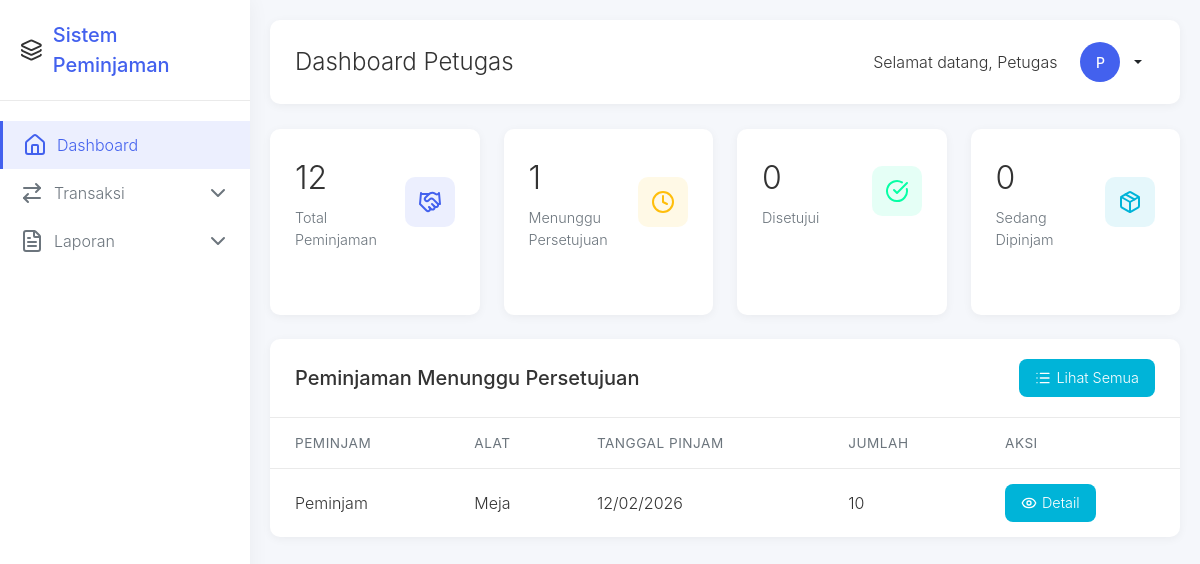
/petugas/dashboard.php (signed in), run on the app's committed database.
### tables this page shows
CREATE TABLE `peminjaman` (
  `id` int(11) NOT NULL,
  `user_id` int(11) NOT NULL,
  `alat_id` int(11) NOT NULL,
  `tanggal_pinjam` date NOT NULL,
  `tanggal_kembali` date DEFAULT NULL,
  `jumlah` int(11) NOT NULL DEFAULT 1,
  `status` enum('pending','disetujui','ditolak','dipinjam','menunggu_konfirmasi','dikembalikan') NOT NULL,
  `keterangan` text DEFAULT NULL,
  `created_at` timestamp NOT NULL DEFAULT current_timestamp()
);

CREATE TABLE `users` (
  `id` int(11) NOT NULL,
  `nama` varchar(100) NOT NULL,
  `username` varchar(50) NOT NULL,
  `password` varchar(255) NOT NULL,
  `role` enum('admin','petugas','peminjam') NOT NULL,
  `created_at` timestamp NOT NULL DEFAULT current_timestamp()
);

CREATE TABLE `alat` (
  `id` int(11) NOT NULL,
  `nama_alat` varchar(100) NOT NULL,
  `kategori_id` int(11) DEFAULT NULL,
  `stok` int(11) NOT NULL DEFAULT 0,
  `kondisi` enum('baik','rusak_ringan','rusak_berat') NOT NULL DEFAULT 'baik',
  `deskripsi` text DEFAULT NULL,
  `created_at` timestamp NOT NULL DEFAULT current_timestamp()
);

### config/database.php (called while the page is built, shortened)
<?php
function format_tanggal($tanggal) {
    return date('d/m/Y', strtotime($tanggal));
}
?>

### petugas/dashboard.php (the view, shortened to what this page needs)
<?php
require_once '../config/database.php';
 $db = new Database();
 $conn = $db->getConnection();
 $stmt_total_peminjaman = $conn->prepare("SELECT COUNT(*) as total FROM peminjaman");
 $stmt_total_peminjaman->execute();
 $result_total_peminjaman = $stmt_total_peminjaman->get_result();
 $total_peminjaman = $result_total_peminjaman->fetch_assoc()['total'];
 $stmt_pending = $conn->prepare("SELECT COUNT(*) as total FROM peminjaman WHERE status = 'pending'");
 $stmt_pending->execute();
 $result_pending = $stmt_pending->get_result();
 $total_pending = $result_pending->fetch_assoc()['total'];
 $stmt_disetujui = $conn->prepare("SELECT COUNT(*) as total FROM peminjaman WHERE status = 'disetujui'");
 $stmt_disetujui->execute();
 $result_disetujui = $stmt_disetujui->get_result();
 $total_disetujui = $result_disetujui->fetch_assoc()['total'];
 $stmt_dipinjam = $conn->prepare("SELECT COUNT(*) as total FROM peminjaman WHERE status = 'dipinjam'");
 $stmt_dipinjam->execute();
 $result_dipinjam = $stmt_dipinjam->get_result();
 $total_dipinjam = $result_dipinjam->fetch_assoc()['total'];
 $stmt_pending_list = $conn->prepare("SELECT p.*, u.nama as nama_user, a.nama_alat FROM peminjaman p JOIN users u ON p.user_id = u.id JOIN alat a ON p.alat_id = a.id WHERE p.status = 'pending' ORDER BY p.created_at DESC LIMIT 5");
 $stmt_pending_list->execute();
 $result_pending_list = $stmt_pending_list->get_result();
?>
<!DOCTYPE html>
<html lang="id">
<head>
    <link href="https://cdn.jsdelivr.net/npm/bootstrap@5.3.0/dist/css/bootstrap.min.css" rel="stylesheet">
    <link rel="stylesheet" href="../assets/css/style.css">
</head>
<body>
    <aside class="sidebar" id="sidebar">
        <div class="sidebar-header">
            <i data-lucide="layers"></i>
            <span class="sidebar-logo">Sistem Peminjaman</span>
        </div>
        <nav class="sidebar-menu">
            <a href="dashboard.php" class="menu-item active">
                <i data-lucide="home" class="menu-icon"></i>
                <span class="menu-text">Dashboard</span>
            </a>
            <div class="menu-item" data-bs-toggle="collapse" data-bs-target="#transaksiDropdown" aria-expanded="false">
                <i data-lucide="arrow-right-left" class="menu-icon"></i>
                <span class="menu-text">Transaksi</span>
                <i data-lucide="chevron-down" class="menu-arrow"></i>
            </div>
            <div class="menu-item" data-bs-toggle="collapse" data-bs-target="#laporanDropdown" aria-expanded="false">
                <i data-lucide="file-text" class="menu-icon"></i>
                <span class="menu-text">Laporan</span>
                <i data-lucide="chevron-down" class="menu-arrow"></i>
            </div>
        </nav>
    </aside>
    <main class="main-content">
        <div class="top-header">
            <div style="display: flex; align-items: center;">
                <h1 class="page-title">Dashboard Petugas</h1>
            </div>
            <div class="user-profile">
                <span style="margin-right: 10px;">Selamat datang, <?php echo $_SESSION['nama']; ?></span>
                <div class="dropdown">
                    <button class="btn btn-sm dropdown-toggle d-flex align-items-center" type="button" id="userDropdown" data-bs-toggle="dropdown" aria-expanded="false">
                        <div class="user-avatar">
                            <?php echo strtoupper(substr($_SESSION['nama'], 0, 1)); ?>
                        </div>
                    </button>
                </div>
            </div>
        </div>
        <div class="row">
            <div class="col-md-3 col-sm-6">
                <div class="stat-card">
                    <div class="stat-card-header">
                        <div>
                            <div class="stat-value"><?php echo $total_peminjaman; ?></div>
                            <div class="stat-label">Total Peminjaman</div>
                        </div>
                        <div class="stat-icon primary">
                            <i data-lucide="handshake"></i>
                        </div>
                    </div>
                </div>
            </div>
            <div class="col-md-3 col-sm-6">
                <div class="stat-card">
                    <div class="stat-card-header">
                        <div>
                            <div class="stat-value"><?php echo $total_pending; ?></div>
                            <div class="stat-label">Menunggu Persetujuan</div>
                        </div>
                        <div class="stat-icon warning">
                            <i data-lucide="clock"></i>
                        </div>
                    </div>
                </div>
            </div>
            <div class="col-md-3 col-sm-6">
                <div class="stat-card">
                    <div class="stat-card-header">
                        <div>
                            <div class="stat-value"><?php echo $total_disetujui; ?></div>
                            <div class="stat-label">Disetujui</div>
                        </div>
                        <div class="stat-icon success">
                            <i data-lucide="check-circle"></i>
                        </div>
                    </div>
                </div>
            </div>
            <div class="col-md-3 col-sm-6">
                <div class="stat-card">
                    <div class="stat-card-header">
                        <div>
                            <div class="stat-value"><?php echo $total_dipinjam; ?></div>
                            <div class="stat-label">Sedang Dipinjam</div>
                        </div>
                        <div class="stat-icon info">
                            <i data-lucide="package"></i>
                        </div>
                    </div>
                </div>
            </div>
        </div>
        <div class="row mt-4">
            <div class="col-12">
                <div class="activity-card">
                    <div class="card-header-custom">
                        <h5 class="mb-0">Peminjaman Menunggu Persetujuan</h5>
                        <a href="peminjaman.php" class="btn-custom btn-info-custom">
                            <i data-lucide="list" style="width: 16px; height: 16px;"></i>
                            Lihat Semua
                        </a>
                    </div>
                    <?php if ($result_pending_list->num_rows > 0): ?>
                        <div class="table-responsive">
                            <table class="table-custom">
                                <thead>
                                    <tr>
                                        <th>Peminjam</th>
                                        <th>Alat</th>
                                        <th>Tanggal Pinjam</th>
                                        <th>Jumlah</th>
                                        <th>Aksi</th>
                                    </tr>
                                </thead>
                                <tbody>
                                    <?php while ($peminjaman = $result_pending_list->fetch_assoc()): ?>
                                    <tr>
                                        <td><?php echo $peminjaman['nama_user']; ?></td>
                                        <td><?php echo $peminjaman['nama_alat']; ?></td>
                                        <td><?php echo format_tanggal($peminjaman['tanggal_pinjam']); ?></td>
                                        <td><?php echo $peminjaman['jumlah']; ?></td>
                                        <td>
                                            <a href="peminjaman_detail.php?id=<?php echo $peminjaman['id']; ?>" class="btn-custom btn-info-custom">
                                                <i data-lucide="eye" style="width: 16px; height: 16px;"></i>
                                                Detail
                                            </a>
                                        </td>
                                    </tr>
                                    <?php endwhile; ?>
                                </tbody>
                            </table>
                        </div>
                    <?php else: ?>
                        <p class="text-muted text-center py-4">Tidak ada peminjaman yang menunggu persetujuan.</p>
                    <?php endif; ?>
                </div>
            </div>
        </div>
    </main>
</body>
</html>

### assets/css/style.css (style rules this page uses)
body { font-family: 'Segoe UI', Tahoma, Geneva, Verdana, sans-serif; background-color: #f8f9fa; }
.btn { border-radius: 6px; font-weight: 500; transition: all 0.2s ease; }
.btn-sm { padding: 0.375rem 0.75rem; font-size: 0.875rem; }

### petugas/dashboard.php (style rules this page uses)
:root { --primary-color: #4361ee; --secondary-color: #3f37c9; --success-color: #06ffa5; --info-color: #00b4d8; --warning-color: #ffbe0b; --danger-color: #fb5607; --light-color: #f8f9fa; --dark-color: #212529; --sidebar-width: 250px; --sidebar-collapsed-width: 70px; }
* { box-sizing: border-box; }
html, body { height: 100%; overflow: hidden; font-family: 'Inter', 'Segoe UI', Tahoma, Geneva, Verdana, sans-serif; font-weight: 300; background-color: #f5f7fb; color: #333; margin: 0; padding: 0; }
.sidebar { position: fixed; top: 0; left: 0; height: 100vh; width: var(--sidebar-width); background-color: white; box-shadow: 0 0 20px rgba(0, 0, 0, 0.05); z-index: 1000; transition: all 0.3s ease; overflow-y: auto; overflow-x: hidden; }
.sidebar-header { padding: 20px; border-bottom: 1px solid #eaeaea; display: flex; align-items: center; }
.sidebar-logo { font-size: 1.25rem; font-weight: 500; color: var(--primary-color); margin-left: 10px; }
.sidebar-menu { padding: 20px 0; }
.menu-item { padding: 12px 20px; display: flex; align-items: center; color: #6c757d; text-decoration: none; transition: all 0.2s ease; cursor: pointer; }
.menu-item.active { background-color: rgba(67, 97, 238, 0.1); color: var(--primary-color); border-left: 3px solid var(--primary-color); }
.menu-icon { margin-right: 10px; flex-shrink: 0; }
.menu-text { font-weight: 300; }
.main-content { margin-left: var(--sidebar-width); height: 100vh; overflow-y: auto; overflow-x: hidden; transition: all 0.3s ease; padding: 20px; }
.top-header { background-color: white; padding: 15px 25px; border-radius: 10px; box-shadow: 0 2px 10px rgba(0, 0, 0, 0.05); margin-bottom: 25px; display: flex; justify-content: space-between; align-items: center; }
.page-title { font-size: 1.5rem; font-weight: 300; margin: 0; }
.user-profile { display: flex; align-items: center; }
.user-avatar { width: 40px; height: 40px; border-radius: 50%; background-color: var(--primary-color); color: white; display: flex; align-items: center; justify-content: center; margin-right: 10px; }
.stat-card { background-color: white; border-radius: 10px; padding: 25px; box-shadow: 0 2px 10px rgba(0, 0, 0, 0.05); margin-bottom: 25px; transition: transform 0.3s ease, box-shadow 0.3s ease; height: 100%; }
.stat-card-header { display: flex; justify-content: space-between; align-items: center; margin-bottom: 15px; }
.stat-icon { width: 50px; height: 50px; border-radius: 10px; display: flex; align-items: center; justify-content: center; flex-shrink: 0; }
.stat-icon.primary { background-color: rgba(67, 97, 238, 0.1); color: var(--primary-color); }
.stat-icon.warning { background-color: rgba(255, 190, 11, 0.1); color: var(--warning-color); }
.stat-icon.success { background-color: rgba(6, 255, 165, 0.1); color: var(--success-color); }
.stat-icon.info { background-color: rgba(0, 180, 216, 0.1); color: var(--info-color); }
.stat-value { font-size: 2rem; font-weight: 300; margin-bottom: 5px; word-break: break-all; }
.stat-label { color: #6c757d; font-size: 0.9rem; }
.activity-card { background-color: white; border-radius: 10px; box-shadow: 0 2px 10px rgba(0, 0, 0, 0.05); overflow: hidden; margin-bottom: 25px; }
.card-header-custom { padding: 20px 25px; border-bottom: 1px solid #eaeaea; font-weight: 400; font-size: 1.1rem; display: flex; justify-content: space-between; align-items: center; }
.table-custom { margin-bottom: 0; width: 100%; }
.table-custom thead th { border-bottom: 1px solid #eaeaea; font-weight: 400; color: #6c757d; font-size: 0.85rem; text-transform: uppercase; letter-spacing: 0.5px; padding: 15px 25px; white-space: nowrap; }
.table-custom tbody td { padding: 15px 25px; vertical-align: middle; border-top: 1px solid #f1f1f1; font-weight: 300; }
.btn-custom { padding: 8px 16px; border-radius: 8px; font-weight: 300; font-size: 0.9rem; transition: all 0.2s ease; border: none; cursor: pointer; display: inline-flex; align-items: center; gap: 5px; text-decoration: none; }
.btn-info-custom { background-color: var(--info-color); color: white; }
.menu-arrow { margin-left: auto; transition: transform 0.3s ease; }

### data on the page
peminjaman: user.nama "Peminjam", alat.nama_alat "Meja", tanggal_pinjam "12/02/2026", jumlah "10"

### other printed values
$_SESSION['nama'] "Petugas"
substr($_SESSION['nama'], 0, 1) "P"
$total_peminjaman "12"
$total_pending "1"
$total_disetujui "0"
$total_dipinjam "0"
